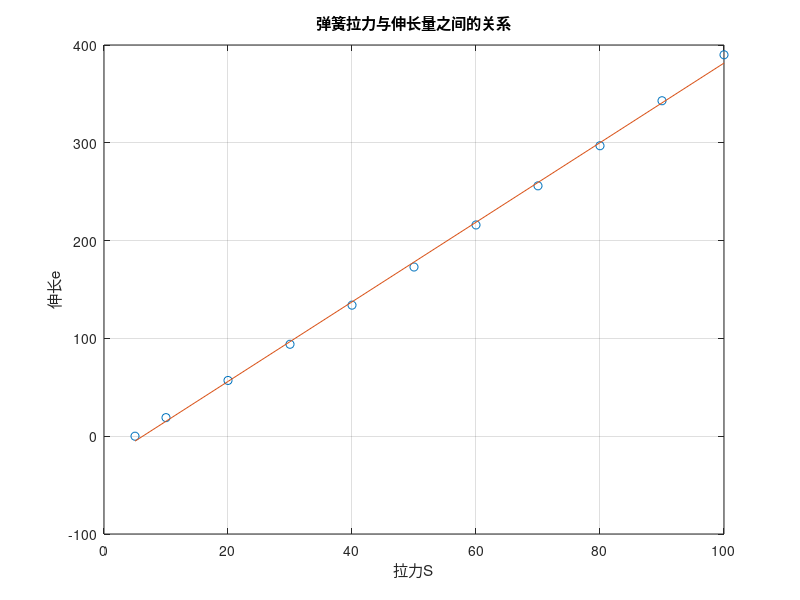

Here is the MATLAB script that generated this plot:
clear;
S=[5 10 20 30 40 50 60 70 80 90 100];
e=[0 19 57 94 134 173 216 256 297 343 390];
x=S;
y=e;
plot(x,y,'o');
hold on;
grid on;
coefficient=polyfit(x,y,1);
yCoefficient=polyval(coefficient,x);
plot(x,yCoefficient,'-');
picName=strcat('弹簧拉力与伸长量之间的关系.pdf');
figName=strcat('弹簧拉力与伸长量之间的关系');
title(figName);
xlabel('拉力S');
ylabel('伸长e');
set(gca,'xticklabel',get(gca,'xtick'),'yticklabel',get(gca,'ytick'));
exportgraphics(gcf,picName,'Resolution',300);
hold off;